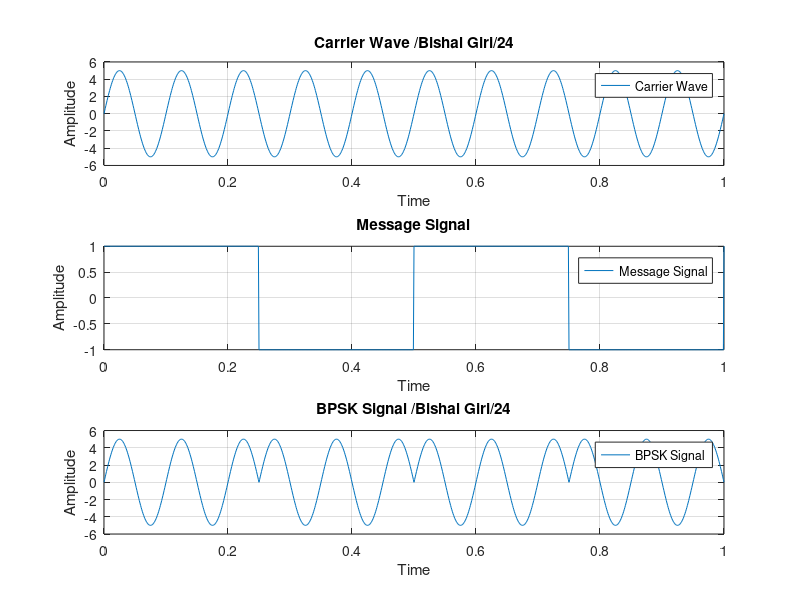

This figure's MATLAB source:
clc;
clear all;
close all;
% Parameters
Amp = 5;
fm = 2; % Message frequency
fc = 10; % Carrier frequency
t = 0:0.001:1;
% Carrier wave
x = Amp .* sin(2 * pi * fc * t);
subplot(3, 1, 1);
plot(t, x);
grid on;
xlabel('Time');
ylabel('Amplitude');
title('Carrier Wave /Bishal Giri/24');
legend("Carrier Wave");
% Message signal (square wave for BPSK) 
y = square(2 * pi * fm * t);
subplot(3, 1, 2);
plot(t, y);
grid on;
xlabel('Time');
ylabel('Amplitude');
title('Message Signal');
legend("Message Signal");
% PSK signal (BPSK modulation) 
a = x .* y;
subplot(3, 1, 3);
plot(t, a);
grid on;
xlabel('Time');
ylabel('Amplitude');
 
title('BPSK Signal /Bishal Giri/24');
legend("BPSK Signal");
